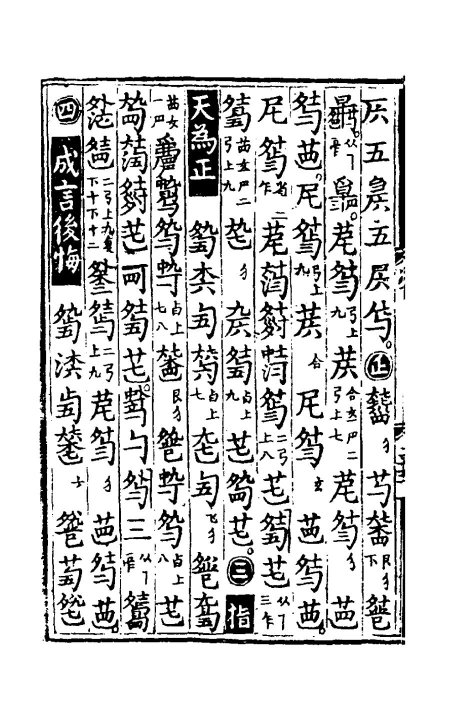
#> input picture test/testpicture-1.jpg, 912 x 1440 px (shown at 1/2 size)
$ python -i generate_three_paper_figures_external.py   (imports and definitions only)
#> lines starting #> are read from the running program, lines starting #| are printed output that depends on the picture; after the words box and inside, x2 and y2 are one past the last pixel; in counts of white or black regions, pixels touching at a corner belong together
# -*- coding: utf-8 -*-
"""
本轮三图专用导出脚本（仅导出三张图 + 对应素材）：
1) 语义重构思路图
2) 拓扑关系建模与顺序组织示意图
3) 代表性谱例译谱实测与终态输出展示图（2x2）

运行方式（项目根目录）：
  F:\anaconda\envs\pytorch\python.exe test/generate_three_paper_figures_external.py
"""

from __future__ import annotations

import json
import math
import shutil
from pathlib import Path
from typing import Any, Dict, Iterable, List, Sequence, Tuple

import cv2
import numpy as np
from PIL import Image, ImageDraw, ImageFont, ImageOps


ROOT = Path(__file__).resolve().parents[1]
OUT_DIR = ROOT / "test" / "paper_figures_external_2026-04-19"
FIG_DIR = OUT_DIR / "figures"
MAT_DIR = OUT_DIR / "materials"
SRC_DIR = OUT_DIR / "source_data"
TXT_DIR = OUT_DIR / "text_snippets"

RESULT_JSON = ROOT / "backend" / "static" / "uploads" / "testpicture-1.jpg_result.json"
RAW_IMAGE = ROOT / "backend" / "static" / "uploads" / "testpicture-1.jpg"
RAW_IMAGE_FALLBACK = ROOT / "test" / "testpicture-1.jpg"

SCORE_RENDER_SOURCE = (
    ROOT
    / "paper_assets"
    / "llm_notation_2026-04-03"
    / "05_conversion_evidence"
    / "scoremodel-after-measure-wrap-fix.png"
)


# [7 lines left out: function _read_json, not called in this run]


def _write_json(path: Path, payload: Any) -> None:
    path.parent.mkdir(parents=True, exist_ok=True)
    path.write_text(json.dumps(payload, ensure_ascii=False, indent=2), encoding="utf-8")


# [14 lines left out: functions _read_image, _save_png, not called in this run]


def _to_pil(img_bgr: np.ndarray) -> Image.Image:
    return Image.fromarray(cv2.cvtColor(img_bgr, cv2.COLOR_BGR2RGB))


def _to_bgr(img_pil: Image.Image) -> np.ndarray:
    return cv2.cvtColor(np.array(img_pil), cv2.COLOR_RGB2BGR)


# [95 lines left out: functions _font, _draw_arrow, _draw_dashed_line, _draw_polyline_arrow, _sort_groups, not called in this run]


def _bbox(payload: Dict[str, Any]) -> Tuple[int, int, int, int]:
    x1, y1, x2, y2 = payload.get("group_bbox", [0, 0, 0, 0])
    return int(round(float(x1))), int(round(float(y1))), int(round(float(x2))), int(round(float(y2)))


# [85 lines left out: functions _draw_detection_boxes, _draw_group_boxes, _draw_ordered_boxes, _fit_text, _draw_multiline, not called in this run]


def _crop_white_margin_pil(
    img: Image.Image,
    threshold: int = 245,
    pad: int = 18,
) -> Image.Image:
    gray = img.convert("L")
    arr = np.array(gray)
    mask = arr < threshold
    if not mask.any():
        return img
    ys, xs = np.where(mask)
    x1 = max(0, int(xs.min()) - pad)
    y1 = max(0, int(ys.min()) - pad)
    x2 = min(img.width, int(xs.max()) + pad + 1)
    y2 = min(img.height, int(ys.max()) + pad + 1)
    return img.crop((x1, y1, x2, y2))


# [580 lines left out: functions _find_dense_region, _crop_pil_by_bbox, _safe_value, _pick_local_group, _make_group_simplified, _extract_score_model_preview and 3 more, not called in this run]


def _crop_final_score(source_path: Path, out_path: Path) -> Image.Image:
#> called with source_path = 'testpicture-1.jpg', out_path = 'out.png'
    src = Image.open(source_path).convert("RGB")
#> src is the input picture: PIL image 912x1440 RGB; min 0, max 255, mean 209.3
    w, h = src.size
#> w = 912; h = 1440
    crop_box = (
        int(w * 0.536),
        int(h * 0.124),
        int(w * 0.957),
        int(h * 0.921),
    )
#> crop_box = (488, 178, 872, 1326)
    cropped = src.crop(crop_box)
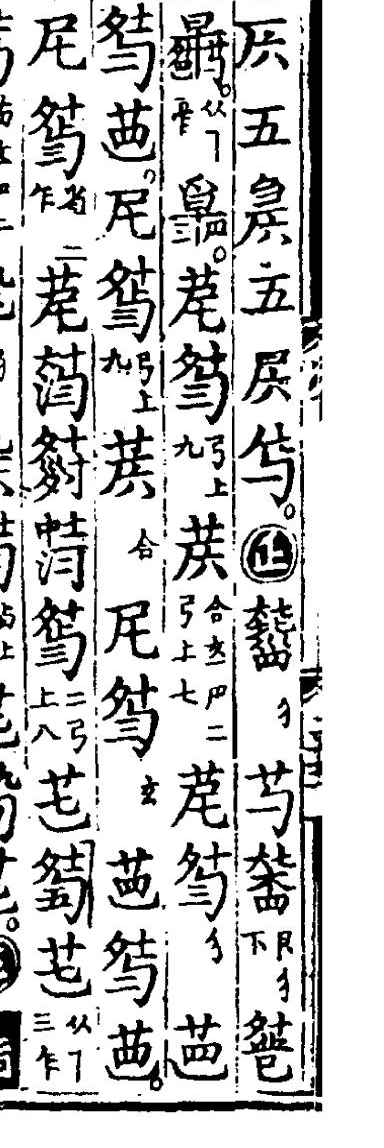
#> cropped: PIL image 384x1148 RGB; min 0, max 255, mean 202.2
    cropped = _crop_white_margin_pil(cropped, threshold=248, pad=12)
#> in _crop_white_margin_pil, `mask = arr < threshold`:
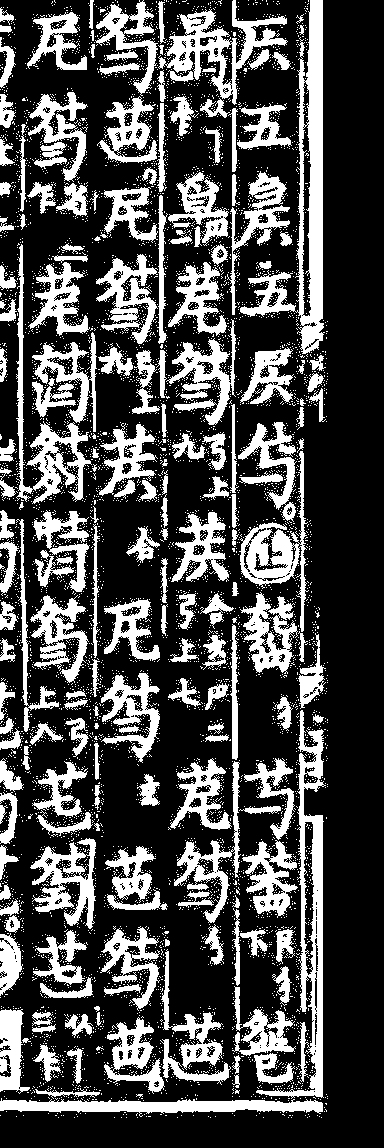
#> mask: shape (1148, 384) bool; 29.8% white; 6206 white regions (6011 under 20 px), largest, box (x1, y1, x2, y2) and area: (240, 0, 325, 354) 7443, (256, 710, 326, 1099) 5656, (158, 0, 288, 105) 3820
#> in _crop_white_margin_pil, `x1 = max(0, int(xs.min()) - pad)`: x1 = 0
#> in _crop_white_margin_pil, `x2 = min(img.width, int(xs.max()) + pad + 1)`: x2 = 340
#> in _crop_white_margin_pil, `y2 = min(img.height, int(ys.max()) + pad + 1)`: y2 = 1130
#> in _crop_white_margin_pil, `return img.crop((x1, y1, x2, y2))`:
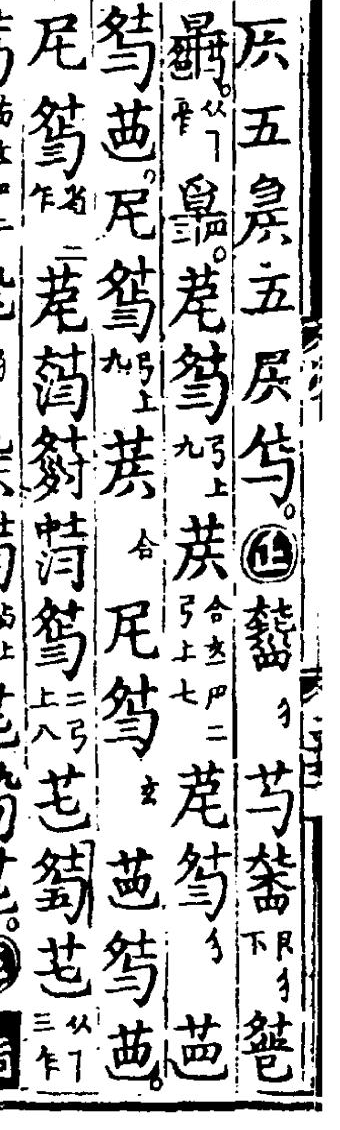
#> returned value: PIL image 340x1130 RGB; min 0, max 255, mean 194.4
    cropped = cropped.crop((0, 0, cropped.width, int(cropped.height * 0.48)))
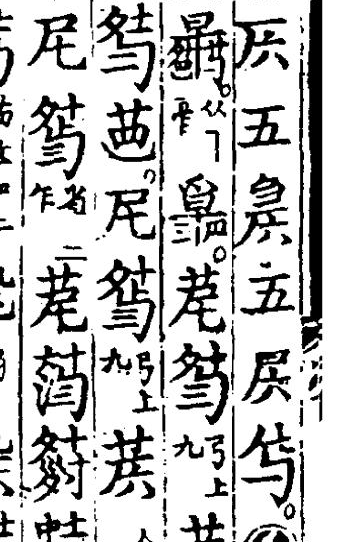
#> cropped: PIL image 340x542 RGB; min 0, max 255, mean 192.5
    cropped = ImageOps.expand(cropped, border=10, fill=(255, 255, 255))
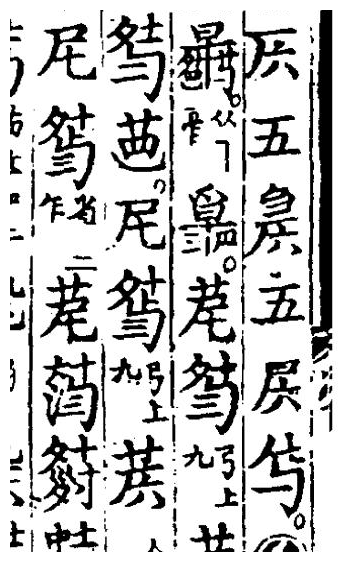
#> cropped: PIL image 360x562 RGB; min 0, max 255, mean 198.1
#> (the run stopped early here; a loop or call above may not have finished)
